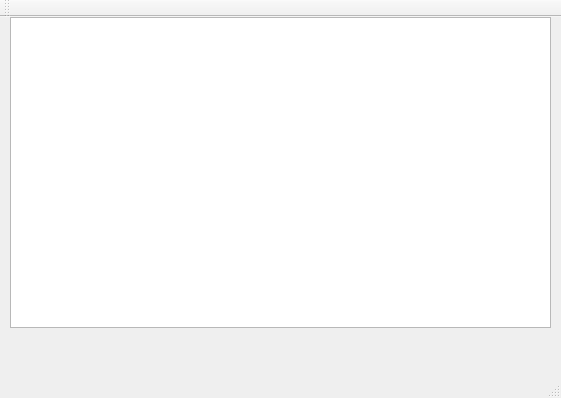
<?xml version="1.0" encoding="UTF-8"?>
<ui version="4.0">
 <class>MainWindow</class>
 <widget class="QMainWindow" name="MainWindow">
  <property name="geometry">
   <rect>
    <x>0</x>
    <y>0</y>
    <width>561</width>
    <height>398</height>
   </rect>
  </property>
  <property name="windowTitle">
   <string>MainWindow</string>
  </property>
  <widget class="QWidget" name="centralWidget">
   <widget class="QTableView" name="tableView">
    <property name="geometry">
     <rect>
      <x>10</x>
      <y>0</y>
      <width>541</width>
      <height>311</height>
     </rect>
    </property>
   </widget>
  </widget>
  <widget class="QMenuBar" name="menuBar">
   <property name="geometry">
    <rect>
     <x>0</x>
     <y>0</y>
     <width>561</width>
     <height>27</height>
    </rect>
   </property>
  </widget>
  <widget class="QToolBar" name="mainToolBar">
   <attribute name="toolBarArea">
    <enum>TopToolBarArea</enum>
   </attribute>
   <attribute name="toolBarBreak">
    <bool>false</bool>
   </attribute>
  </widget>
  <widget class="QStatusBar" name="statusBar"/>
 </widget>
 <layoutdefault spacing="6" margin="11"/>
 <resources/>
 <connections/>
</ui>
